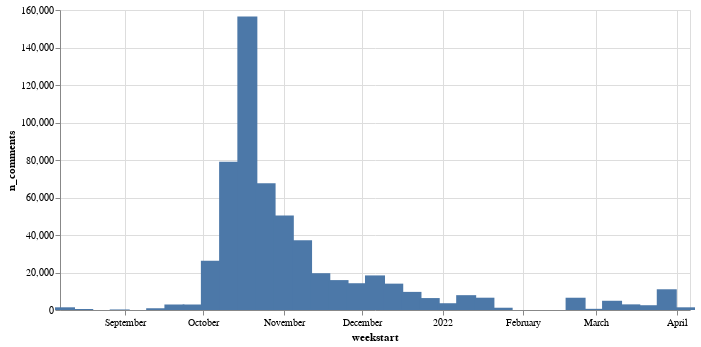

Notebook cell for this chart:
### Code cell
alt.Chart(weekly_comments).mark_bar(width=20).encode(
    x='weekstart:T',
    y='n_comments'
).properties(width=630)

### Figure 1 — Vega-Lite specification as saved in the notebook (floating-point values rounded to 4 significant figures)
{"config": {"view": {"continuousWidth": 400, "continuousHeight": 300}}, "data": {"name": "data-26a31185ef6b431b3d1235964e7499e6"}, "mark": {"type": "bar", "width": 20}, "encoding": {"x": {"field": "weekstart", "type": "temporal"}, "y": {"field": "n_comments", "type": "quantitative"}}, "width": 630, "$schema": "https://vega.github.io/schema/vega-lite/v4.17.0.json", "datasets": {"data-26a31185ef6b431b3d1235964e7499e6": [{"weekstart": "2021-08-09T00:00:00", "n_comments": 1439}, {"weekstart": "2021-08-16T00:00:00", "n_comments": 532}, {"weekstart": "2021-08-30T00:00:00", "n_comments": 288}, {"weekstart": "2021-09-13T00:00:00", "n_comments": 932}, {"weekstart": "2021-09-20T00:00:00", "n_comments": 2936}, {"weekstart": "2021-09-27T00:00:00", "n_comments": 2934}, {"weekstart": "2021-10-04T00:00:00", "n_comments": 26283}, {"weekstart": "2021-10-11T00:00:00", "n_comments": 79095}, {"weekstart": "2021-10-18T00:00:00", "n_comments": 156558}, {"weekstart": "2021-10-25T00:00:00", "n_comments": 67600}, {"weekstart": "2021-11-01T00:00:00", "n_comments": 50369}, {"weekstart": "2021-11-08T00:00:00", "n_comments": 37206}, {"weekstart": "2021-11-15T00:00:00", "n_comments": 19626}, {"weekstart": "2021-11-22T00:00:00", "n_comments": 15948}, {"weekstart": "2021-11-29T00:00:00", "n_comments": 14278}, {"weekstart": "2021-12-06T00:00:00", "n_comments": 18441}, {"weekstart": "2021-12-13T00:00:00", "n_comments": 14057}, {"weekstart": "2021-12-20T00:00:00", "n_comments": 9664}, {"weekstart": "2021-12-27T00:00:00", "n_comments": 6365}, {"weekstart": "2022-01-03T00:00:00", "n_comments": 3616}, {"weekstart": "2022-01-10T00:00:00", "n_comments": 7912}, {"weekstart": "2022-01-17T00:00:00", "n_comments": 6562}, {"weekstart": "2022-01-24T00:00:00", "n_comments": 1215}, {"weekstart": "2022-02-21T00:00:00", "n_comments": 6544}, {"weekstart": "2022-02-28T00:00:00", "n_comments": 629}, {"weekstart": "2022-03-07T00:00:00", "n_comments": 4924}, {"weekstart": "2022-03-14T00:00:00", "n_comments": 3006}, {"weekstart": "2022-03-21T00:00:00", "n_comments": 2551}, {"weekstart": "2022-03-28T00:00:00", "n_comments": 11054}, {"weekstart": "2022-04-04T00:00:00", "n_comments": 1434}]}}
